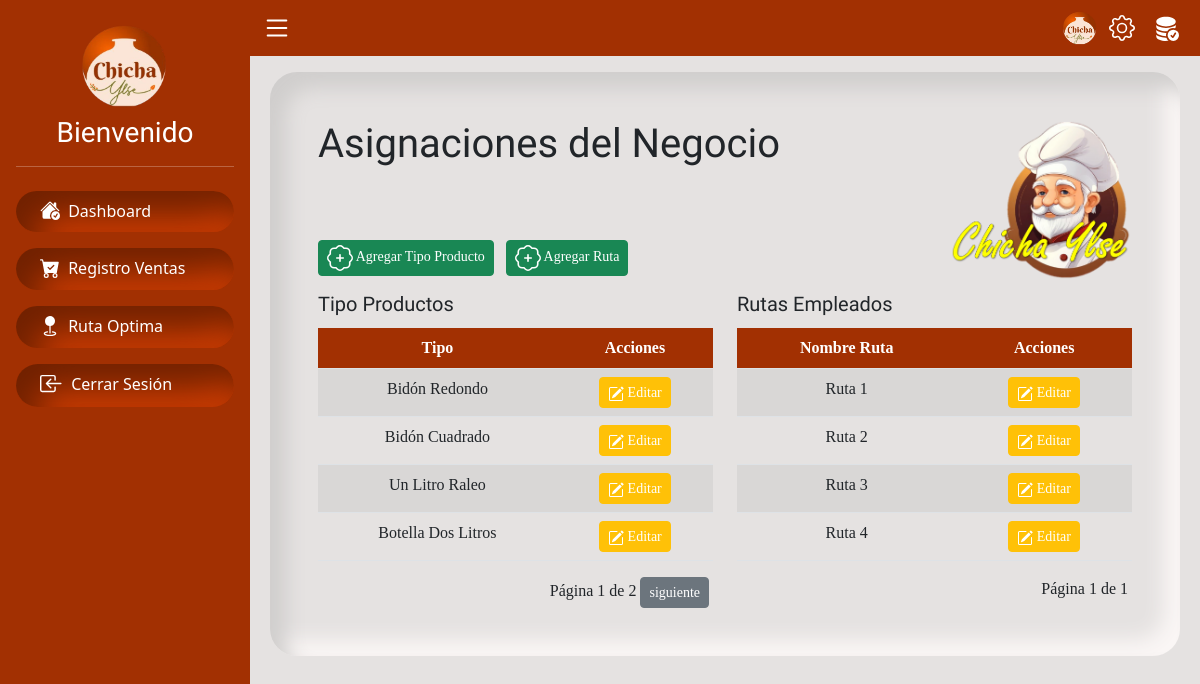
/combined-lista/, run on the app's committed database.
### servicio/models.py (models this page shows, shortened)
class TipoProducto(models.Model):
    nombre = models.CharField(max_length=50)

class DivisionEmpleado(models.Model):
    ruta = models.CharField(max_length=50)

### servicio/views.py (the view)
# urls.py: path('combined-lista/', views.combined_lista, name='combined_lista'),
def combined_lista(request):
    if request.method == "POST":
        form_type = request.POST.get("form_type")
        if form_type == "tipo_producto":
            tipo_producto_id = request.POST.get("tipo_producto_id")
            if tipo_producto_id:  # Editar
                tipo_producto = get_object_or_404(TipoProducto, id=tipo_producto_id)
                form = TipoProductoForm(request.POST, instance=tipo_producto)
            else:  # Crear
                form = TipoProductoForm(request.POST)
            if form.is_valid():
                form.save()
                return redirect("combined_lista")
        elif form_type == "ruta":
            ruta_id = request.POST.get("ruta_id")
            if ruta_id:  # Editar
                ruta = get_object_or_404(DivisionEmpleado, id=ruta_id)
                formr = DivisionEmpleadoForm(request.POST, instance=ruta)
            else:  # Crear
                formr = DivisionEmpleadoForm(request.POST)
            if formr.is_valid():
                formr.save()
                return redirect("combined_lista")
    else:
        form = TipoProductoForm()
        formr = DivisionEmpleadoForm()
    tipo_producto_list = TipoProducto.objects.all()
    tipo_producto_paginator = Paginator(tipo_producto_list, 4)
    tipo_producto_page = request.GET.get('tipo_producto_page')
    tipo_producto = tipo_producto_paginator.get_page(tipo_producto_page)
    division_empleado_list = DivisionEmpleado.objects.all()
    division_empleado_paginator = Paginator(division_empleado_list, 4)
    division_empleado_page = request.GET.get('division_empleado_page')
    division_empleados = division_empleado_paginator.get_page(division_empleado_page)
    context = {
        'form': form,
        'formr': formr,
        'tipo_producto': tipo_producto,
        'division_empleados': division_empleados,
    }
    return render(request, 'funciones/combined_lista.html', context)

### servicio/templates/funciones/combined_lista.html (shortened to what this page needs)
{% extends 'base.html' %}
{% load static %}
{% load crispy_forms_tags %}
{% block content %}
<br>
<div class="font container-fluid p-lg-5 py-5 cont-pange">
    <div class="row">
        <div class="col-lg-9 col-12 order-2 order-lg-1 ">
            <h2 class="title pb-3">Asignaciones del Negocio</h2>
            <div class="pt-5">
                <button class="btn btn-success btn-sm me-2 mb-lg-0 mb-2" data-bs-toggle="modal" data-bs-target="#tipoproModal">
                    Agregar Tipo Producto
                </button>
                <button class="btn btn-success btn-sm me-2" data-bs-toggle="modal" data-bs-target="#rutaModal">
                    Agregar Ruta
                    </button>
            </div>
        </div>
        <div class="col-lg-3 col-12 order-1 order-lg-2 justify-content-end text-end">
            <img src="{% static 'img/logopie.png' %}" alt="Descripción de la imagen" style="height: 160px;" class="img-fluid">
        </div>
    </div>
    <div class="row mt-2">
        <div class="col-md-6">
            <h2 class="subtitle py-1">Tipo Productos</h2>
            <table class="table table-striped text-center">
                <thead class="table-color">
                    <tr>
                        <th>Tipo</th>
                        <th>Acciones</th>
                    </tr>
                </thead>
                <tbody>
                    {% for item in tipo_producto %}
                    <tr>
                        <td data-label="Producto">{{ item.nombre }}</td>
                        <td data-label="accion">
                            <button class="btn btn-warning  text-white btn-sm edit-btn" data-bs-toggle="modal"
                            data-bs-target="#tipoproModal"
                            data-id="{{ item.id }}"
                            data-nombre="{{ item.nombre }}"
                            data-form-type="tipo">
                                Editar
                        </td>
                    </tr>
                    {% endfor %}
                </tbody>
            </table>
            <div class="pagination justify-content-end px-1">
                <span class="step-links">
                    <span class="current">
                        Página {{ tipo_producto.number }} de {{ tipo_producto.paginator.num_pages }}
                    </span>
                    {% if tipo_producto.has_next %}
                        <a class="btn btn-secondary btn-sm" href="?tipo_producto_page={{ tipo_producto.next_page_number }}">siguiente</a>
                    {% endif %}
                </span>
            </div>
        </div>
        <div class="col-md-6 pt-lg-0 pt-4">
            <h2 class="subtitle py-1">Rutas Empleados</h2>
            <table class="table table-striped text-center">
                <thead class="table-color">
                    <tr>
                        <th>Nombre Ruta</th>
                        <th>Acciones</th>
                    </tr>
                </thead>
                <tbody>
                    {% for division in division_empleados %}
                    <tr>
                        <td data-label="ruta">{{ division.ruta }}</td>
                        <td data-label="accion">
                            <button class="btn btn-warning text-white btn-sm edit-btn"
                            data-bs-toggle="modal"
                            data-bs-target="#rutaModal"
                            data-id="{{ division.id }}"
                            data-nombre="{{ division.ruta }}"
                            data-form-type="ruta">
                                Editar</a>
                        </td>
                    </tr>
                    {% endfor %}
                </tbody>
            </table>
            <div class="pagination justify-content-end px-1">
                <span class="step-links">
                    <span class="current">
                        Página {{ division_empleados.number }} de {{ division_empleados.paginator.num_pages }}
                    </span>
                </span>
            </div>
        </div>
    </div>
</div>
{% endblock %}

### servicio/static/css/style.css (style rules this page uses)
.font { font-family: "oswald"; font-weight: 400; font-style: normal; }
.title { font-family: "Acme", cursive; font-weight: 400; font-style: normal; font-size: 40px; }
.subtitle { font-family: "Acme", cursive; font-weight: 400; font-style: normal; font-size: 20px; }
.cont-pange { border-radius: 27px; background: #e5e2e1; box-shadow: inset 16px 16px 20px #d0cecd, inset -16px -16px 20px #faf6f5; }
body { display: flex; min-height: 100vh; flex-direction: column; background: #e5e2e1; }
table { --bs-table-color: unset !important; --bs-table-bg: unset !important; }
.table-color { background-color: #a23002; color: white; }

### data on the page
TipoProducto: nombre "Bidón Redondo"
TipoProducto: nombre "Bidón Cuadrado"
TipoProducto: nombre "Un Litro Raleo"
TipoProducto: nombre "Botella Dos Litros"
DivisionEmpleado: ruta "Ruta 1"
DivisionEmpleado: ruta "Ruta 2"
DivisionEmpleado: ruta "Ruta 3"
DivisionEmpleado: ruta "Ruta 4"

### other printed values
{{ tipo_producto.number }} "1"
{{ tipo_producto.paginator.num_pages }} "2"
{{ division_empleados.number }} "1"
{{ division_empleados.paginator.num_pages }} "1"
